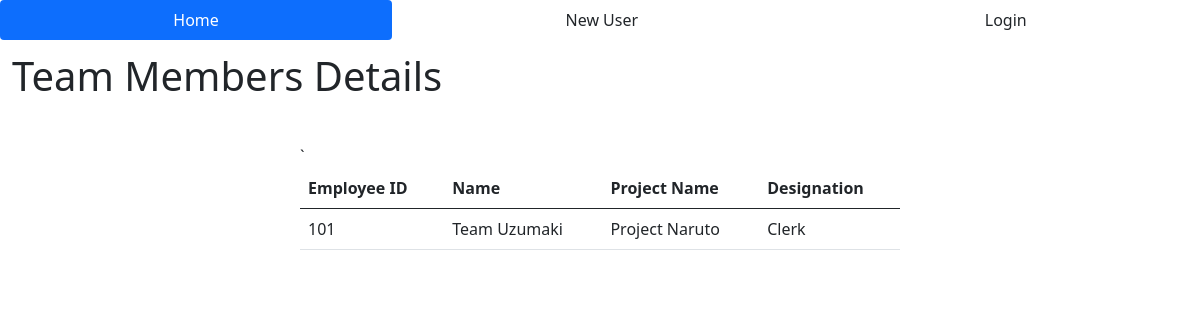
/teams/100, run on the app's committed database.
### EDMA/models.py (models this page shows)
class Team(db.Model):
    id = db.Column(db.Integer, primary_key=True)
    name = db.Column(db.String(25), nullable=False)
    proj = db.Column(db.String(25),  nullable=False)
    designation = db.Column(db.String(25), nullable=False)
    emp_id = db.Column(db.Integer, db.ForeignKey('employee.emp_id'))

### EDMA/routes.py (the view)
@app.route('/teams/<int:emp_id>')
def viewTeam(emp_id):
    tlis = Team.query.filter_by(emp_id=emp_id).all()
    tnames = []
    for t in tlis:
        if not t.name in tnames:
            tnames.append(t.name)
    lis = []
    for tn in tnames:
        lis.extend(Team.query.filter_by(name=tn).all())
    if len(lis) == 0:
        flash("You don't have any Team Members", category='info')
        return redirect(url_for('index'))
    else:
        return render_template('viewTeam.html', tdet=lis, emp_id=emp_id)

### EDMA/templates/viewTeam.html (shortened to what this page needs)
{% extends 'base.html' %}
{% block body %}
<h1>Team Members Details</h1>
<div class="form-div">
    <table class="table">
    <thead>
      <tr>
          <th scope="col">Employee ID</th>
          <th scope="col">Name</th>
          <th scope="col">Project Name</th>
          <th scope="'col">Designation</th>
      </tr>
    </thead>
    <tbody>
        {% for mt in tdet %}
            {% if mt.emp_id != emp_id %}
        `       <tr>
                   <td>{{ mt.emp_id }}</td>
                   <td>{{ mt.name }}</td>
                   <td>{{ mt.proj }}</td>
                   <td>{{ mt.designation }}</td>
               </tr>
            {% endif %}
        {% endfor %}
{% endblock %}

### EDMA/static/main.css (style rules this page uses)
h1 { padding: 1%; }
.form-div { width: 50%; margin: auto; padding-top: 1.5em; }

### data on the page
Team: emp_id "101", name "Team Uzumaki", proj "Project Naruto", designation "Clerk"
